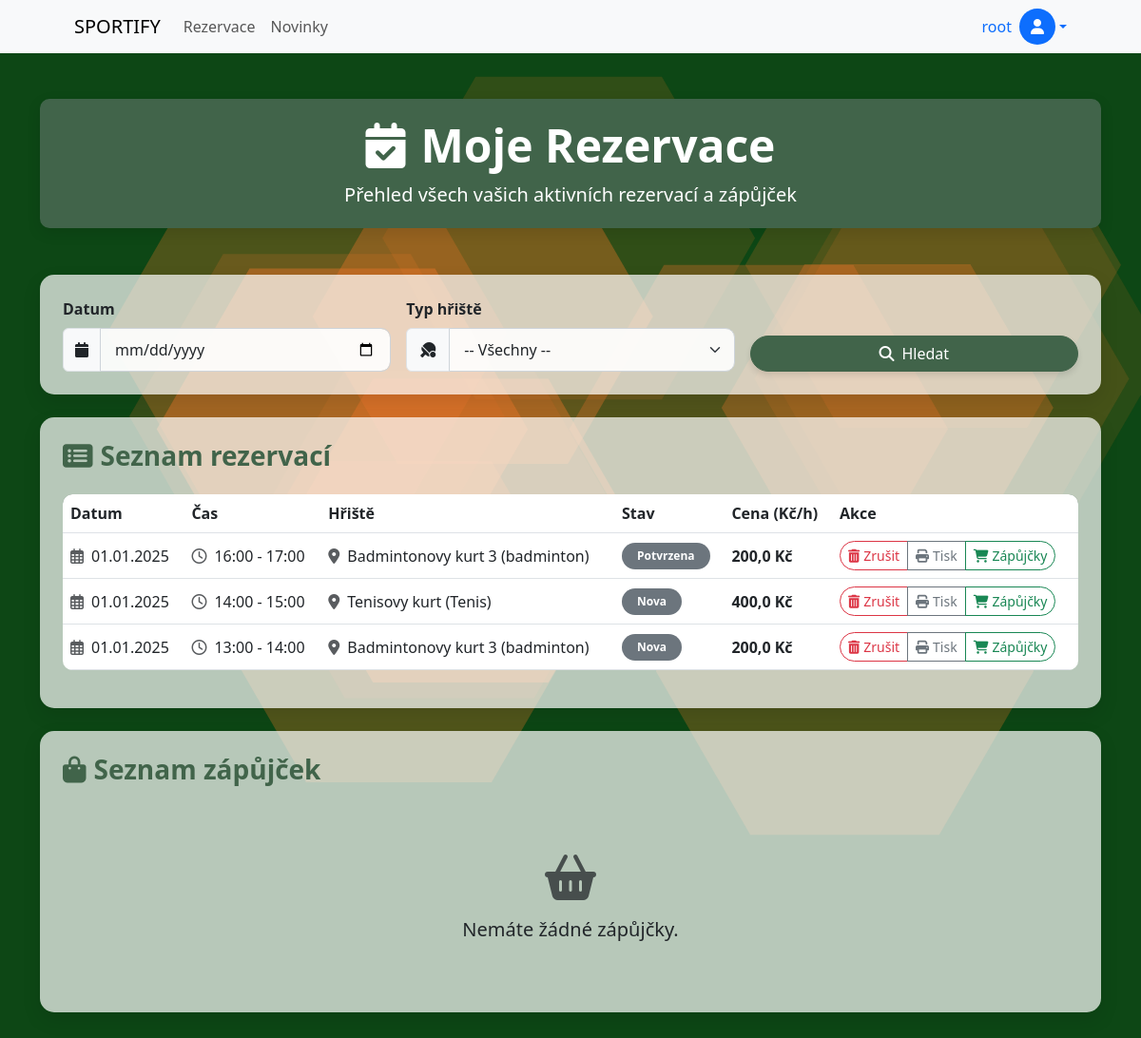
The page /rezervace/ (signed in) on the database its author committed.
### rezervace/models.py (models this page shows, shortened)
class Uzivatele(models.Model):
    id = models.AutoField(primary_key=True)
    user = models.OneToOneField(User, on_delete=models.CASCADE, related_name='uzivatele')
    jmeno = models.CharField(max_length=50)
    prijmeni = models.CharField(max_length=50)
    email = models.EmailField(max_length=100, unique=True)
    telefon = models.CharField(max_length=20)
    role = models.CharField(max_length=10, choices=ROLE_CHOICES, default='user')
    datum_reg = models.DateTimeField(default=timezone.now)
    posledni_aktualizace = models.DateTimeField(auto_now=True)
    typ_zakaznika = models.ForeignKey(TypZakaznika, on_delete=models.SET_NULL, null=True, related_name='uzivatele')

class Rezervace(models.Model):
    uzivatel = models.ForeignKey(Uzivatele, on_delete=models.CASCADE, related_name='rezervace')
    hriste = models.ForeignKey(Hriste, on_delete=models.CASCADE, related_name='rezervace')
    datum = models.DateField()
    cas_zacatku = models.TimeField()
    cas_konce = models.TimeField()
    stav = models.CharField(max_length=20, choices=RESERVATION_STATUS_CHOICES, default='nova')
    popis = models.TextField(blank=True, null=True)
    vytvoreno = models.DateTimeField(default=timezone.now)
    naposledy_upraveno = models.DateTimeField(auto_now=True)
    cena = models.FloatField()

class Hriste(models.Model):
    nazev = models.CharField(max_length=100)
    typ = models.CharField(max_length=50)
    popis = models.TextField()
    cena_hodina = models.DecimalField(max_digits=8, decimal_places=2)
    kapacita = models.IntegerField()
    aktivni = models.BooleanField(default=True)

### rezervace/views.py (the view)
# urls.py: path('rezervace/', views.rezervace, name='rezervace'),
@login_required
def rezervace(request):
    user = request.user.uzivatele  # vazba na náš model Uzivatele
    reservations = Rezervace.objects.filter(uzivatel=user).order_by('-datum', '-cas_zacatku')
    reservations_zapujcky = RezervaceZapujcky.objects.filter(rezervace__uzivatel=user).order_by('-rezervace__datum', '-rezervace__cas_zacatku')
    datum = request.GET.get('datum')
    typ_hriste = request.GET.get('typ_hriste')
    if datum:
        reservations = reservations.filter(datum=datum)
        reservations_zapujcky = reservations_zapujcky.filter(rezervace__datum=datum)
    if typ_hriste and typ_hriste != '':
        reservations = reservations.filter(hriste__typ=typ_hriste)
        reservations_zapujcky = reservations_zapujcky.filter(rezervace__hriste__typ=typ_hriste)
    return render(request, 'rezervace/rezervace.html', {
        'reservations': reservations,
        'reservations_zapujcky': reservations_zapujcky,
        'vybrane_datum': datum if datum else '',
        'vybrany_typ': typ_hriste if typ_hriste else '',
        'hriste_typy': Hriste.objects.values_list('typ', flat=True).distinct()
    })

### templates/rezervace/rezervace.html (shortened to what this page needs)
{% extends 'base.html' %}
{% load static %}
{% block content %}
<div class="container my-5">
  <div class="row mb-4">
    <div class="col-12">
      <div class="section-header">
        <h1 class="display-5 fw-bold mb-2"><i class="fas fa-calendar-check me-3"></i>Moje Rezervace</h1>
        <p class="lead mb-0">Přehled všech vašich aktivních rezervací a zápůjček</p>
      </div>
    </div>
  </div>
  <div class="row mb-4">
    <div class="col-sm-12">
      <div class="card p-4">
        <form method="GET" class="row g-3">
          <div class="col-md-4">
            <label for="datum" class="form-label fw-bold">Datum</label>
            <div class="input-group">
              <span class="input-group-text"><i class="fas fa-calendar"></i></span>
              <input type="date" name="datum" id="datum" value="{{ vybrane_datum }}" class="form-control" />
            </div>
          </div>
          <div class="col-md-4">
            <label for="typ_hriste" class="form-label fw-bold">Typ hřiště</label>
            <div class="input-group">
              <span class="input-group-text"><i class="fas fa-table-tennis"></i></span>
              <select name="typ_hriste" id="typ_hriste" class="form-select">
                <option value="">-- Všechny --</option>
              </select>
            </div>
          </div>
          <div class="col-md-4 align-self-end">
            <button type="submit" class="btn btn-primary w-100" style="background-color: #41644A; border-color: #41644A; box-shadow: 0 4px 6px rgba(0,0,0,0.1);">
              <i class="fas fa-search me-2"></i>Hledat
            </button>
          </div>
        </form>
      </div>
    </div>
  </div>
  <div class="row mb-4">
    <div class="col-sm-12">
      <div class="card p-4">
        <h3 class="mb-4 fw-bold" style="color: #41644A;"><i class="fas fa-list-alt me-2"></i>Seznam rezervací</h3>
        {% if reservations %}
          <div class="table-responsive">
            <table class="table table-hover align-middle">
              <thead>
                <tr>
                  <th>Datum</th>
                  <th>Čas</th>
                  <th>Hřiště</th>
                  <th>Stav</th>
                  <th>Cena (Kč/h)</th>
                  <th>Akce</th>
                </tr>
              </thead>
              <tbody>
                {% for rez in reservations %}
                <tr>
                  <td><i class="far fa-calendar-alt me-2 text-muted"></i>{{ rez.datum|date:"d.m.Y" }}</td>
                  <td><i class="far fa-clock me-2 text-muted"></i>{{ rez.cas_zacatku|time:"H:i" }} - {{ rez.cas_konce|time:"H:i" }}</td>
                  <td><i class="fas fa-map-marker-alt me-2 text-muted"></i>{{ rez.hriste.nazev }} ({{ rez.hriste.typ }})</td>
                  <td>
                    <span class="badge {% if rez.stav == 'A' %}bg-success{% elif rez.stav == 'S' %}bg-warning{% else %}bg-secondary{% endif %} rounded-pill px-3 py-2">
                      {{ rez.get_stav_display }}
                    </span>
                  </td>
                  <td><strong>{{ rez.cena }} Kč</strong></td>
                  <td>
                    <div class="btn-group">
                      <a href="{% url 'zrusit_rezervaci' rez.id %}"
                        class="btn btn-outline-danger btn-sm"
                        onclick="return confirm('Opravdu chcete zrušit tuto rezervaci? Budou odstraněny i její související zápujčky.');">
                        <i class="fas fa-trash-alt me-1"></i>Zrušit
                      </a>
                      <a href="{% url 'tisk_rezervace' rez.id %}" target="_blank" class="btn btn-outline-secondary btn-sm">
                        <i class="fas fa-print me-1"></i>Tisk
                      </a>
                      <a href="{% url 'zapujcky_k_rezervaci' rez.id %}" class="btn btn-outline-success btn-sm">
                        <i class="fas fa-shopping-cart me-1"></i>Zápůjčky
                      </a>
                    </div>
                  </td>
                </tr>
                {% endfor %}
              </tbody>
            </table>
          </div>
        {% endif %}
      </div>
    </div>
  </div>
  <div class="row">
    <div class="col-sm-12">
      <div class="card p-4">
        <h3 class="mb-4 fw-bold" style="color: #41644A;"><i class="fas fa-shopping-bag me-2"></i>Seznam zápůjček</h3>
        {% if reservations_zapujcky %}
          <div class="table-responsive">
            <table class="table table-hover align-middle">
              <thead>
                <tr>
                  <th>Název</th>
                  <th>Rezervace</th>
                  <th>Množství</th>
                  <th>Cena (Kč/ks)</th>
                  <th>Typ</th>
                  <th>Akce</th>
                </tr>
              </thead>
              <tbody>
                {% for rez in reservations_zapujcky %}
                <tr>
                  <td><i class="fas fa-tag me-2 text-muted"></i>{{ rez.zapujcka.nazev }}</td>
                  <td>
                    <i class="fas fa-map-marker-alt me-2 text-muted"></i>{{ rez.rezervace.hriste.nazev }} ({{ rez.rezervace.hriste.typ }})
                    <br>
                    <small class="text-muted"><i class="far fa-calendar-alt me-1"></i>{{ rez.rezervace.datum|date:"d.m.Y" }} ({{ rez.rezervace.cas_zacatku|time:"H:i" }} - {{ rez.rezervace.cas_konce|time:"H:i" }})</small>
                  </td>
                  <td><span class="badge bg-info rounded-pill px-3 py-2">{{ rez.mnozstvi }} ks</span></td>
                  <td><strong>{{ rez.cena_za_kus}} Kč</strong></td>
                  <td>{{ rez.zapujcka.typ }}</td>
                  <td>
                    <div class="btn-group">
                      <a href="{% url 'zrusit_rezervaci_zapujcky' rez.id %}"
                        class="btn btn-outline-danger btn-sm"
                        onclick="return confirm('Opravdu chcete zrušit tuto rezervaci zapujcky?');">
                        <i class="fas fa-trash-alt me-1"></i>Zrušit
                      </a>
                      <a href="{% url 'tisk_rezervace_zapujcka' rez.id %}" target="_blank" class="btn btn-outline-secondary btn-sm">
                        <i class="fas fa-print me-1"></i>Tisk
                      </a>
                    </div>
                  </td>
                </tr>
                {% endfor %}
              </tbody>
            </table>
          </div>
        {% else %}
          <div class="text-center py-5">
            <i class="fas fa-shopping-basket text-muted" style="font-size: 3rem;"></i>
            <p class="mt-3 mb-0 fs-5">Nemáte žádné zápůjčky.</p>
          </div>
        {% endif %}
      </div>
    </div>
  </div>
</div>
{% endblock %}

### templates/includes/navbar.html (shortened to what this page needs)
<nav class="navbar navbar-expand-lg navbar-light bg-light">
    <div class="container px-5">
        <a class="navbar-brand" href="{% url 'index' %}">SPORTIFY</a>
        <div class="collapse navbar-collapse" id="navbarNav">
            <ul class="navbar-nav me-auto mb-2 mb-lg-0">
                <li class="nav-item">
                    <a class="nav-link" href="{% url 'hriste' %}">Rezervace</a>
                </li>
                <li class="nav-item">
                    <a class="nav-link" href="{% url 'novinky' %}">Novinky</a>
                </li>
            </ul>
            <div class="d-flex align-items-center">
                {% if user.is_authenticated %}
                    <div class="dropdown">
                        <a class="dropdown-toggle d-flex align-items-center text-decoration-none" href="#" id="userDropdown" role="button" data-bs-toggle="dropdown" aria-expanded="false">
                            <span class="me-2">{{ user.uzivatele.jmeno }}</span>
                            <div class="rounded-circle bg-primary text-white d-flex justify-content-center align-items-center" style="width: 38px; height: 38px;">
                                <i class="fas fa-user"></i>
                            </div>
                        </a>
                    </div>
                {% else %}
                    <a href="{% url 'login' %}" class="btn btn-primary"><i class="fas fa-sign-in-alt me-1"></i>Sign in</a>
                {% endif %}
            </div>
        </div>
    </div>
</nav>

### templates/rezervace/rezervace.html (style rules this page uses)
.card { transition: all 0.3s ease; border: none; border-radius: 15px; background: rgba(255, 255, 255, 0.7); box-shadow: 0 8px 20px rgba(0, 0, 0, 0.1); }
.section-header { background-color: #41644A; color: white; border-radius: 10px; padding: 20px; box-shadow: 0 5px 15px rgba(0, 0, 0, 0.1); margin-bottom: 25px; text-align: center; }
.btn { transition: all 0.3s ease; border-radius: 50px; }
.table { border-radius: 10px; overflow: hidden; }
.table thead { background-color: #41644A; color: white; }
.form-control, .form-select { border-radius: 10px; padding: 10px 15px; border: 1px solid #ced4da; background-color: rgba(255, 255, 255, 0.9); }

### rows shown on the page
Rezervace: datum "01.01.2025", cas_zacatku "16:00", cas_konce "17:00", hriste.nazev "Badmintonovy kurt 3", hriste.typ "badminton", stav "Potvrzena", cena "200,0"
Rezervace: datum "01.01.2025", cas_zacatku "14:00", cas_konce "15:00", hriste.nazev "Tenisovy kurt", hriste.typ "Tenis", stav "Nova", cena "400,0"
Rezervace: datum "01.01.2025", cas_zacatku "13:00", cas_konce "14:00", hriste.nazev "Badmintonovy kurt 3", hriste.typ "badminton", stav "Nova", cena "200,0"

### other values the page prints
{{ user.uzivatele.jmeno }} "root"
